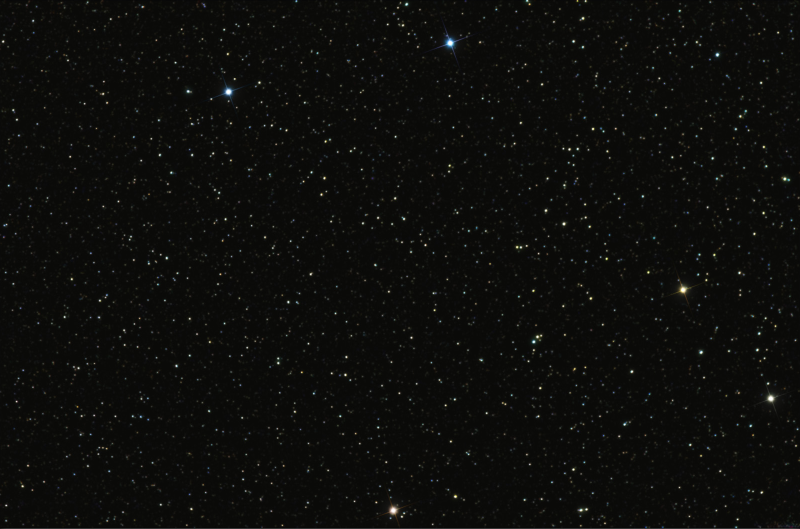
#> input picture Starmap_Project-main/Images/StarMap.png, 1600 x 1057 px, found by its file name (shown at 1/2 size)
$ python 4dsight_StarMap.py
#> lines starting #> are read from the running program, lines starting #| are printed output that depends on the picture
import cv2 as cv
import matplotlib.pyplot as plt
import numpy as np


Org = cv.imread('images/StarMap.png') # star_map
#> Org is the input picture: shape (1057, 1600, 3); mean B, G, R 11, 13.2, 13
OrgGray = cv.cvtColor(Org, cv.COLOR_BGR2GRAY)
# Crop = cv.imread('images/Small_area.png') # small_area
Crop = cv.imread('images/Small_area_rotated.png') # small_area_rotated
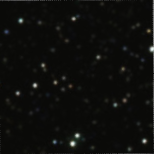
#> input picture Starmap_Project-main/Images/Small_area_rotated.png, 154 x 154 px, found by its file name
#> Crop is the input picture: shape (154, 154, 3); mean B, G, R 12.1, 14.2, 14
CropGray=cv.cvtColor(Crop, cv.COLOR_BGR2GRAY)


arr_h = np.asarray(Org)
arr_n = np.asarray(Crop)

y_h, x_h = arr_h.shape[:2]
#> y_h = 1057; x_h = 1600
y_n, x_n = arr_n.shape[:2]
#> y_n = 154; x_n = 154

xstop = x_h - x_n + 1
#> xstop = 1447
ystop = y_h - y_n + 1
#> ystop = 904

matches = []
for xmin in range(0, xstop):
    for ymin in range(0, ystop):
        xmax = xmin + x_n
        ymax = ymin + y_n

        arr_s = arr_h[ymin:ymax, xmin:xmax]     # Extract subimage
        arr_t = (arr_s == arr_n)                # Create test matrix
        if arr_t.all():  # Only consider exact matches
            matches.append((xmin, ymin))
            print('Cropped image coordinates')
            print(f'{xmin} , {ymin}')
            print(f'{xmin} , {ymin+y_n}')
            print(f'{xmin+x_n} , {ymin}')
            print(f'{xmin+x_n} , {ymin+y_n}')
            cv.rectangle(Org, (xmin,ymin), ( xmin + x_n,ymin + y_n), (255,0,0), 3)
            plt.imshow(Org), plt.show()
#> after the loop, matches = []
if matches == []:
    print('Bu kısımda döndürülmüş görüntü tespit edilmiştir.')
    orb_detector = cv.ORB_create(nfeatures=100000, nlevels=8, scaleFactor=1.2, WTA_K=2, edgeThreshold=5, patchSize=25)

    kp1, des1 = orb_detector.detectAndCompute(OrgGray, None)  # star_map
#> kp1 = 15082 keypoints; strongest (x, y, size): (1186, 257, 25), (690, 749, 25), (1182, 596, 25), (1139, 298, 25)
    kp2, des2 = orb_detector.detectAndCompute(CropGray, None)  # cropped image
#> kp2 = 178 keypoints; strongest (x, y, size): (72, 144, 25), (72, 143, 30), (77, 135, 25), (35, 85, 25)
    # BFMatcher with default params
    bf = cv.BFMatcher()
    matches = bf.knnMatch(des1, des2, k=2)
#> matches = 15082 matches
    # Apply ratio test
    good = []
    for m,n in matches:
        if m.distance < 0.75*n.distance:
            good.append(m)
#> after the loop, good = 218 matches

    if len(good) > 20:
        src_pts = np.float32([kp1[m.queryIdx].pt for m in good]).reshape(-1, 1, 2)
#> src_pts = 218 rows, first 8: [1032, 22], [1054, 40], [55, 79], [312, 80], [1003, 84], [455, 108], [243, 119], [1328, 166]
        dst_pts = np.float32([kp2[m.trainIdx].pt for m in good]).reshape(-1, 1, 2)
#> dst_pts = 218 rows, first 8: [20, 20], [57.23, 27.37], [39, 22], [16.8, 92.4], [73.44, 18.72], [20, 20], [39, 22], [52.8, 49.2]
        M, mask = cv.findHomography(src_pts, dst_pts, cv.RANSAC, 5.0)
#> M = [[0.923, -0.538, -45.5], [0.548, 0.919, -818.5], [4.69e-05, 6.31e-05, 1]]; mask = 218 values, max 1 at index 36, min 0 at index 0, mean 0.156
        matchesMask = mask.ravel().tolist()
#> matchesMask has the same summary as mask
    else:
        print("Not enough matches are found - {}/{}".format(len(good), 20))
        matchesMask = None

    draw_params = dict(matchColor=(0, 255, 0),singlePointColor=None,matchesMask=matchesMask,flags=2)
#> draw_params = 4 items
    img3 = cv.drawMatches(OrgGray, kp1, CropGray, kp2, good, None, **draw_params)
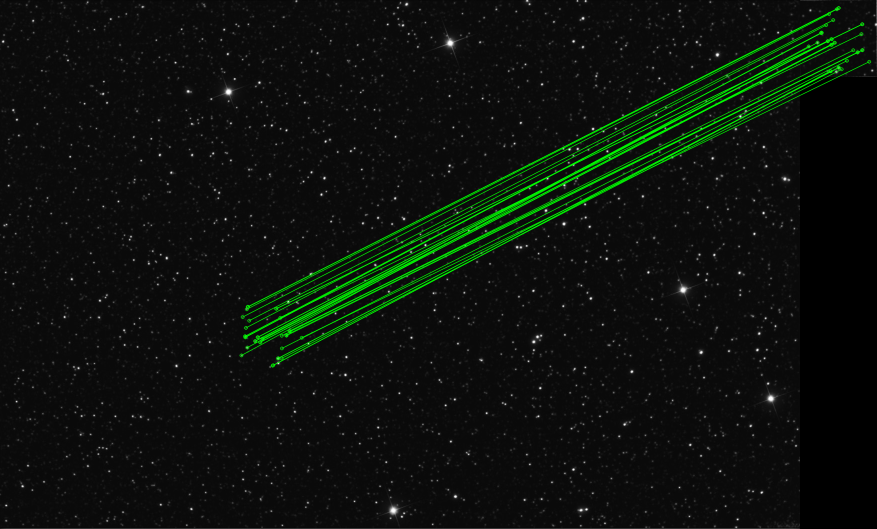
#> img3: shape (1057, 1754, 3) (shown at 1/2 size); mean of channels 0, 1, 2 11.8, 17.5, 11.8; drawn as B, G, R
    plt.imshow(img3, 'BuPu'), plt.show()
